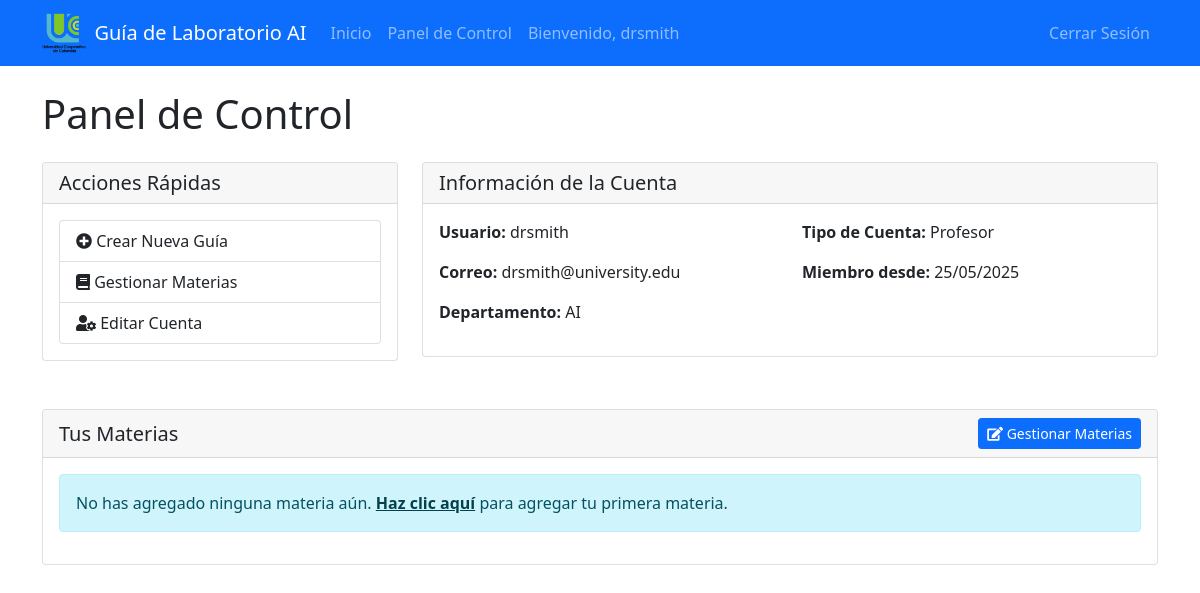
The app's page /dashboard (signed in) with its own data.
### models.py (models this page shows, shortened)
class User(db.Model, UserMixin):
    __tablename__ = 'users'
    id = db.Column(db.Integer, primary_key=True)
    username = db.Column(db.String(20), unique=True, nullable=False)
    email = db.Column(db.String(120), unique=True, nullable=False)
    password_hash = db.Column(db.String(128), nullable=False)
    created_at = db.Column(db.DateTime, nullable=False, default=datetime.utcnow)
    user_type = db.Column(db.String(50))  # Used for polymorphic behavior
    __mapper_args__ = {
        'polymorphic_identity': 'user',
        'polymorphic_on': user_type
    }

class Professor(User):
    __tablename__ = 'professors'
    id = db.Column(db.Integer, db.ForeignKey('users.id'), primary_key=True)
    department = db.Column(db.String(100), nullable=True)
    subjects = db.relationship('Subject',
                             secondary=professor_subject,
                             backref=db.backref('professors', lazy='dynamic'),
                             lazy='dynamic')
    __mapper_args__ = {
        'polymorphic_identity': 'professor',
    }

### app.py (the view)
@app.route('/dashboard')
@login_required
def dashboard():
    subjects = []
    if hasattr(current_user, "subjects") and (current_user.user_type == "professor"):
        subjects = current_user.subjects.all()
    return render_template("dashboard.html", subjects=subjects, WeeklyTopic=WeeklyTopic)

### app.py (called while the page is built)
@login_manager.user_loader
def load_user(user_id):
    return User.query.get(int(user_id))

### templates/dashboard.html (shortened to what this page needs)
{% extends "base.html" %}
{% block content %}
<div class="container mt-4">
    <h1 class="mb-4">Panel de Control</h1>
    <div class="row">
        <div class="col-md-4 mb-4">
            <div class="card">
                <div class="card-header">
                    <h5 class="card-title mb-0">Acciones Rápidas</h5>
                </div>
                <div class="card-body">
                    <div class="list-group">
                        <a href="{{ url_for('create_lab_guide') }}" class="list-group-item list-group-item-action">
                            <i class="fas fa-plus-circle"></i> Crear Nueva Guía
                        </a>
                        {% if current_user.user_type == 'professor' %}
                            <a href="{{ url_for('manage_subjects') }}" class="list-group-item list-group-item-action">
                                <i class="fas fa-book"></i> Gestionar Materias
                            </a>
                        {% endif %}
                        <a href="{{ url_for('edit_account') }}" class="list-group-item list-group-item-action">
                            <i class="fas fa-user-cog"></i> Editar Cuenta
                        </a>
                    </div>
                </div>
            </div>
        </div>
        <div class="col-md-8 mb-4">
            <div class="card">
                <div class="card-header">
                    <h5 class="card-title mb-0">Información de la Cuenta</h5>
                </div>
                <div class="card-body">
                    <div class="row">
                        <div class="col-md-6">
                            <p><strong>Usuario:</strong> {{ current_user.username }}</p>
                            <p><strong>Correo:</strong> {{ current_user.email }}</p>
                            {% if current_user.user_type == 'professor' %}
                                <p><strong>Departamento:</strong> {{ current_user.department }}</p>
                            {% endif %}
                        </div>
                        <div class="col-md-6">
                            <p><strong>Tipo de Cuenta:</strong> {{ 'Profesor' if current_user.user_type == 'professor' else 'Estudiante' }}</p>
                            <p><strong>Miembro desde:</strong> {{ current_user.created_at.strftime('%d/%m/%Y') if current_user.created_at else 'N/A' }}</p>
                        </div>
                    </div>
                </div>
            </div>
        </div>
    </div>
    {% if current_user.user_type == 'professor' %}
    <div class="row mt-4">
        <div class="col-12">
            <div class="card">
                <div class="card-header d-flex justify-content-between align-items-center">
                    <h5 class="card-title mb-0">Tus Materias</h5>
                    <a href="{{ url_for('manage_subjects') }}" class="btn btn-primary btn-sm">
                        <i class="fas fa-edit"></i> Gestionar Materias
                    </a>
                </div>
                <div class="card-body">
                    {% if subjects %}
                        <div class="row">
                            {% for subject in subjects %}
                            <div class="col-md-6 mb-4">
                                <div class="card h-100">
                                    <div class="card-header">
                                        <h6 class="mb-0">{{ subject.code }} - {{ subject.name }}</h6>
                                    </div>
                                    <div class="card-body">
                                        <p class="card-text">{{ subject.description or 'Sin descripción.' }}</p>
                                        <p><strong>Créditos:</strong> {{ subject.credits }}</p>
                                        <div class="accordion" id="topicsAccordion{{ subject.id }}">
                                            <div class="accordion-item">
                                                <h2 class="accordion-header">
                                                    <button class="accordion-button collapsed" type="button"
                                                            data-bs-toggle="collapse"
                                                            data-bs-target="#topicsCollapse{{ subject.id }}">
                                                        Temas Semanales
                                                    </button>
                                                </h2>
                                                <div id="topicsCollapse{{ subject.id }}"
                                                     class="accordion-collapse collapse"
                                                     data-bs-parent="#topicsAccordion{{ subject.id }}">
                                                    <div class="accordion-body">
                                                        {% if subject.weekly_topics.count() > 0 %}
                                                            <div class="list-group">
                                                                {% for topic in subject.weekly_topics.order_by(WeeklyTopic.week_number) %}
                                                                <div class="list-group-item">
                                                                    <h6 class="mb-1">Semana {{ topic.week_number }}: {{ topic.title }}</h6>
                                                                    <p class="mb-1 small">{{ topic.description or 'Sin descripción.' }}</p>
                                                                </div>
                                                                {% endfor %}
                                                            </div>
                                                        {% else %}
                                                            <p class="text-muted">No hay temas semanales definidos aún.</p>
                                                        {% endif %}
                                                    </div>
                                                </div>
                                            </div>
                                        </div>
                                        <div class="mt-3">
                                            <h6>Guías de Laboratorio</h6>
                                            {% set lab_guides = subject.lab_guides.all() %}
                                            {% if lab_guides %}
                                                <div class="list-group">
                                                    {% for guide in lab_guides %}
                                                    <div class="list-group-item">
                                                        <div class="d-flex justify-content-between align-items-center">
                                                            <div>
                                                                <h6 class="mb-1">Laboratorio {{ guide.lab_number }}: {{ guide.title }}</h6>
                                                                <p class="mb-1 small">
                                                                    <span class="badge bg-{{ 'success' if guide.is_published else 'warning' }}">
                                                                        {{ 'Publicado' if guide.is_published else 'Borrador' }}
                                                                    </span>
                                                                    <span class="badge bg-info">{{
                                                                        'Principiante' if guide.difficulty_level == 'beginner'
                                                                        else 'Intermedio' if guide.difficulty_level == 'intermediate'
                                                                        else 'Avanzado'
                                                                    }}</span>
                                                                    {% if guide.estimated_duration %}
                                                                        <span class="badge bg-secondary">{{ guide.estimated_duration }} min</span>
                                                                    {% endif %}
                                                                </p>
                                                            </div>
                                                            <a href="{{ url_for('view_lab_guide', guide_id=guide.id) }}"
                                                               class="btn btn-sm btn-primary">
                                                                <i class="fas fa-eye"></i> Ver Guía
                                                            </a>
                                                        </div>
                                                    </div>
                                                    {% endfor %}
                                                </div>
                                            {% else %}
                                                <p class="text-muted">No hay guías de laboratorio creadas aún.</p>
                                            {% endif %}
                                        </div>
                                    </div>
                                </div>
                            </div>
                            {% endfor %}
                        </div>
                    {% else %}
                        <div class="alert alert-info">
                            No has agregado ninguna materia aún.
                            <a href="{{ url_for('manage_subjects') }}" class="alert-link">Haz clic aquí</a> para agregar tu primera materia.
                        </div>
                    {% endif %}
                </div>
            </div>
        </div>
    </div>
    {% endif %}
</div>
<link rel="stylesheet" href="https://cdnjs.cloudflare.com/ajax/libs/font-awesome/5.15.4/css/all.min.css">
{% endblock %}

### templates/base.html (shortened to what this page needs)
<!DOCTYPE html>
<html lang="en">
<head>
    <link href="https://cdn.jsdelivr.net/npm/bootstrap@5.1.3/dist/css/bootstrap.min.css" rel="stylesheet">
</head>
<body>
    <nav class="navbar navbar-expand-lg navbar-dark bg-primary">
        <div class="container">
            <a class="navbar-brand d-flex align-items-center" href="{{ url_for('home') }}">
                <img src="{{ url_for('static', filename='images/logou.png') }}" alt="University Logo" height="40" class="me-2">
                Guía de Laboratorio AI
            </a>
            <div class="collapse navbar-collapse" id="navbarNav">
                <ul class="navbar-nav me-auto">
                    <li class="nav-item">
                        <a class="nav-link" href="{{ url_for('home') }}">Inicio</a>
                    </li>
                    {% if current_user.is_authenticated %}
                        <li class="nav-item">
                            <a class="nav-link" href="{{ url_for('dashboard') }}">Panel de Control</a>
                        </li>
                        <li class="nav-item">
                            <span class="nav-link">Bienvenido, {{ current_user.username }}</span>
                        </li>
                    {% endif %}
                </ul>
                <ul class="navbar-nav">
                    {% if current_user.is_authenticated %}
                        <li class="nav-item">
                            <a class="nav-link" href="{{ url_for('logout') }}">Cerrar Sesión</a>
                        </li>
                    {% endif %}
                </ul>
            </div>
        </div>
    </nav>
    {% block content %}{% endblock %}
</body>
</html>

### records on screen
User: username "drsmith", email "drsmith@university.edu", user_type "Profesor", created_at "25/05/2025"
Professor: department "AI"
